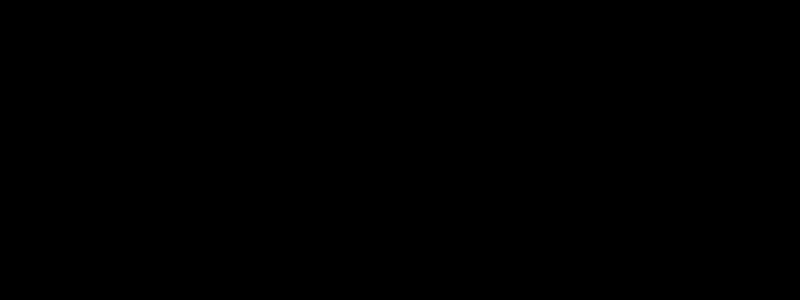
Frame 1 (no input)
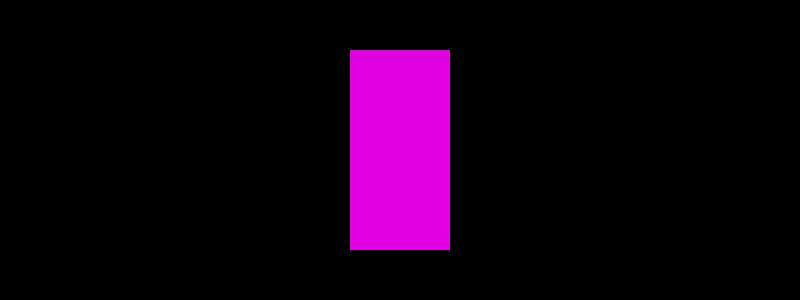
Frame 60 (the mouse pressed at the canvas centre just before this capture)
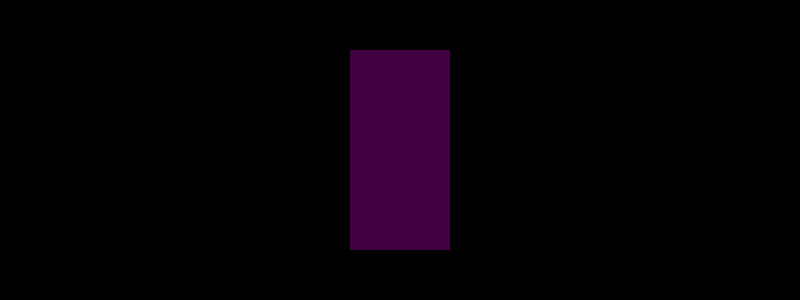
Frame 120 (the mouse held since frame 60 and released just before this capture)

The Processing sketch that drew these frames (run headless with seeded random() and noise(); from frame 60 on, the mouse is pressed at the canvas centre):

// Processing sketch: ProperDirectionControl3
// ── ProperDirectionControl3.pde
//This sketch is exactly the same concept as "ProperDirection" and "ProperDirection2" except
//instead of using a speed variable for X here we have a couple of colour (RgB) variables with
//matching changeR and changeB variables. Exactly the same conecpt except where using colour
//variations, not speed to move a ball

float x, y;
float w, h;

float r;
float g;
float b;

float changeR;
float changeB;

void setup() {
  size(800, 300);
  smooth(4);
  background(0);
  noStroke();
  fill (255, 0, 0);
  frameRate(30);
  rectMode(CENTER);

  w = 100;
  h = 200;
  x = width/2;
  y = height/2;
  
  //Initially starting at black colour
  changeR = 5;
  changeB = 5;
}

void draw() {
  background(0);


  fill(r, 0, b);
  rect(x, y, w, h);

  r = r + changeR;
  b = b + changeB;

  if (r > 255 || r < 0) {
    changeR = changeR * -1;
    //Remember this be simply be written changeR *= -1
  }  

  if (b > 255 || b < 0) {
    changeB = changeB * -1;
    //Remember this be simply be written changeB *= -1
  }
}
